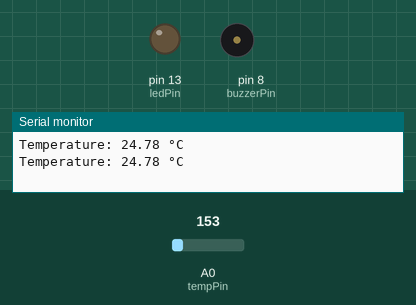
Recording of a sketch running on a simulated Arduino Uno, built with avr-gcc and run on an emulated ATmega328P. Shown: output pins drawn as LEDs (lit = HIGH), buzzer (waves = sounding, pin HIGH), the last lines printed to the serial monitor. Inputs (shaded band) come from the test bench; at power-on: A0 (tempPin) = 153.

Above: at 1.8 s.
1.9 s: A0 (tempPin) set to 191
At 3.2 s:
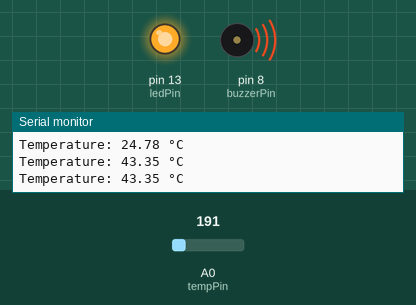
3.5 s: A0 (tempPin) set to 165
At 4.8 s:
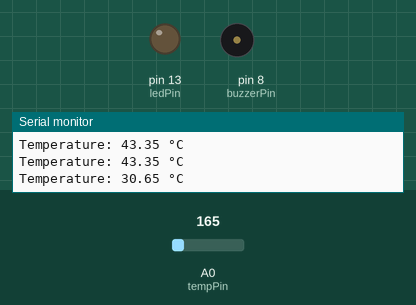
5.5 s: A0 (tempPin) set to 175
At 6.4 s:
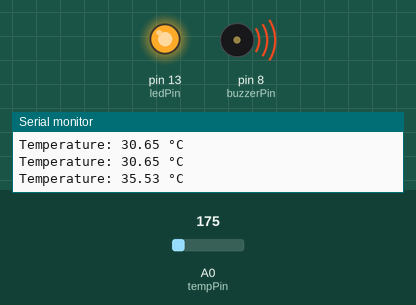
Timing chart, 0 to 8.5 s (numbered marks = the images above; inputs shaded):
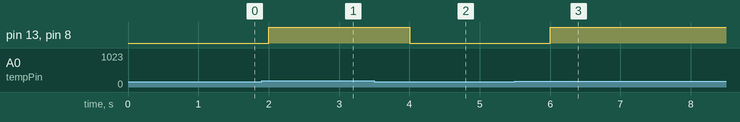

The sketch:

Smart_Temperature_Monitor.ino
```cpp
int tempPin = A0;
int ledPin = 13;
int buzzerPin = 8;

void setup()
{
    pinMode(ledPin, OUTPUT);
    pinMode(buzzerPin, OUTPUT);
    Serial.begin(9600);
}

void loop()
{
    int sensorValue = analogRead(tempPin);

    float voltage = sensorValue * (5.0 / 1023.0);
    float temperatureC = (voltage - 0.5) * 100;

    Serial.print("Temperature: ");
    Serial.print(temperatureC);
    Serial.println(" °C");

    if (temperatureC > 35)
    {
        digitalWrite(ledPin, HIGH);
        digitalWrite(buzzerPin, HIGH);
    }
    else
    {
        digitalWrite(ledPin, LOW);
        digitalWrite(buzzerPin, LOW);
    }

    delay(1000);
}
```

Measured:
- the behaviour switches between 173 and 174 on A0 (tempPin) (found by bisection; images 0 and 1)
- after the input at 1.9 s, pin 13 (ledPin), pin 8 (buzzerPin): LOW → HIGH after 0.10 s
- after the input at 3.5 s, pin 13 (ledPin), pin 8 (buzzerPin): HIGH → LOW after 0.50 s
- after the input at 5.5 s, pin 13 (ledPin), pin 8 (buzzerPin): LOW → HIGH after 0.51 s
